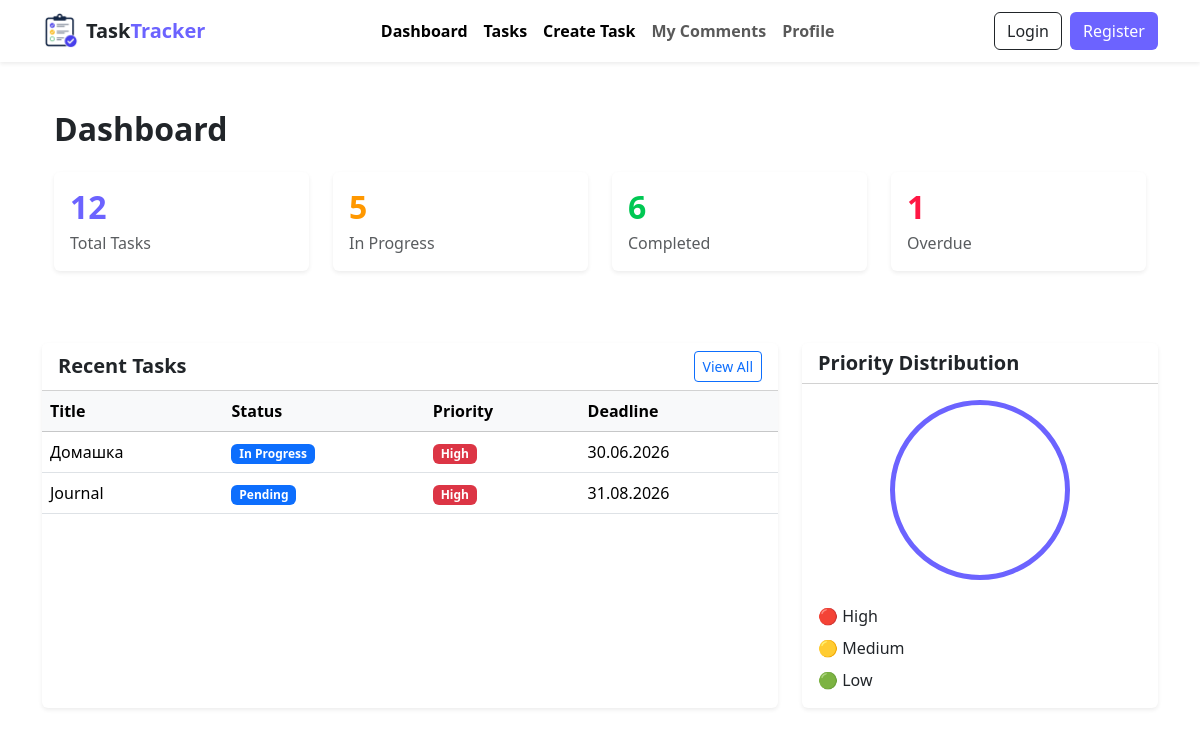
Before: / with the older database file.
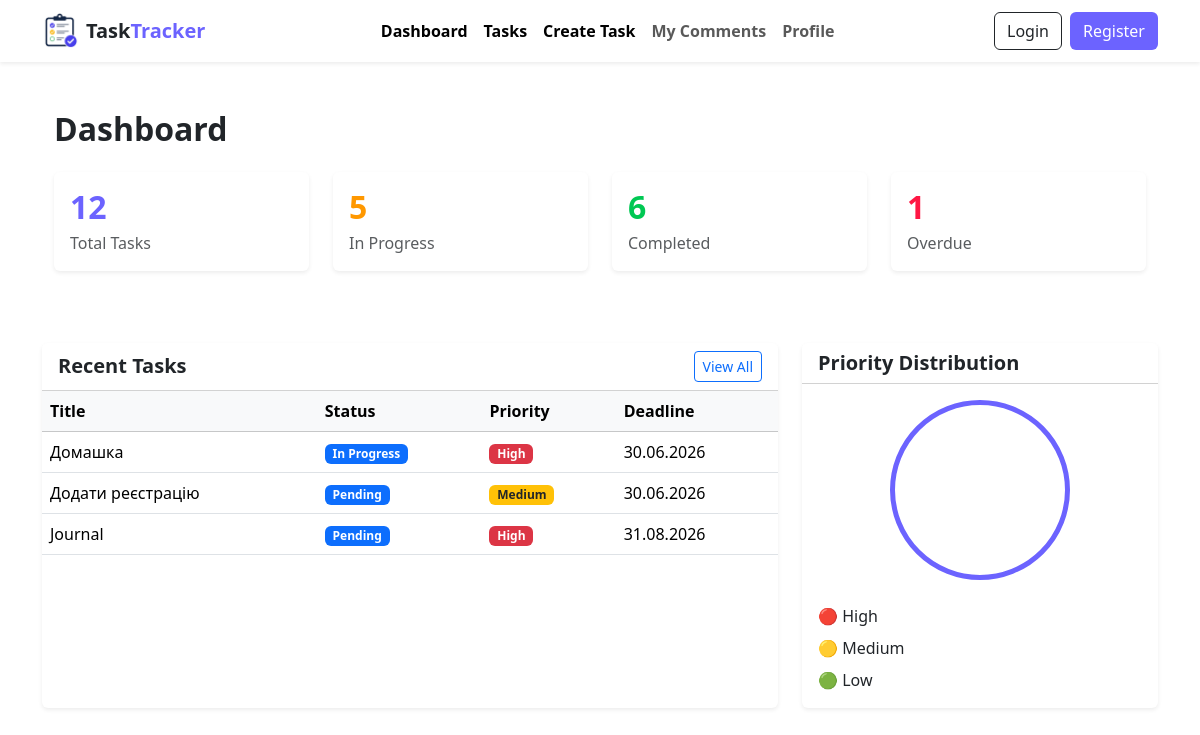
After: the same page with the newer database file.
### tasks/models.py (models this page shows, shortened)
class Task(models.Model):
    STATUS_CHOICES = [
        ('pending', 'Pending'),
        ('in_progress', 'In Progress'),
        ('completed', 'Completed'),
    ]
    PRIORITY_CHOICES = [
        ('low', 'Low'),
        ('medium', 'Medium'),
        ('high', 'High'),
    ]
    title = models.CharField(max_length=200)
    description = models.TextField()
    deadline = models.DateTimeField(null=True, blank=True)
    author = models.ForeignKey('auth.User', on_delete=models.CASCADE, related_name='tasks')
    status = models.CharField(max_length=20, choices=STATUS_CHOICES, default='pending')
    priority = models.CharField(max_length=20, choices=PRIORITY_CHOICES, default='medium')
    created_at = models.DateTimeField(auto_now_add=True)
    updated_at = models.DateTimeField(auto_now=True)
    class Meta:
        ordering = ['deadline', '-created_at']
        verbose_name = 'Task'
        verbose_name_plural = 'Tasks'

### tasks/views.py (the view)
# urls.py: path('', views.DashboardView.as_view(), name='dashboard'),
class DashboardView(ListView):
    model = Task
    template_name = 'dashboard.html'
    context_object_name = 'tasks'

### templates/dashboard.html (shortened to what this page needs)
{% extends 'base.html' %}
{% block content %}
<div class="container py-4">
    <div class="d-flex justify-content-between align-items-center mb-4">
        <h2 class="fw-bold mb-0">Dashboard</h2>
    </div>
    <div class="row g-4">
        <div class="col-lg-3 col-md-6">
            <div class="card shadow-sm border-0 h-100">
                <div class="card-body">
                    <h2 class="fw-bold mb-1" style="color:#6C63FF;">12</h2>
                    <p class="text-muted mb-0">Total Tasks</p>
                </div>
            </div>
        </div>
        <div class="col-lg-3 col-md-6">
            <div class="card shadow-sm border-0 h-100">
                <div class="card-body">
                    <h2 class="fw-bold mb-1" style="color:#FF9800;">5</h2>
                    <p class="text-muted mb-0">In Progress</p>
                </div>
            </div>
        </div>
        <div class="col-lg-3 col-md-6">
            <div class="card shadow-sm border-0 h-100">
                <div class="card-body">
                    <h2 class="fw-bold mb-1" style="color:#00C853;">6</h2>
                    <p class="text-muted mb-0">Completed</p>
                </div>
            </div>
        </div>
        <div class="col-lg-3 col-md-6">
            <div class="card shadow-sm border-0 h-100">
                <div class="card-body">
                    <h2 class="fw-bold mb-1" style="color:#FF1744;">1</h2>
                    <p class="text-muted mb-0">Overdue</p>
                </div>
            </div>
        </div>
    </div>
</div>
<div class="row mt-5">
    <div class="col-lg-8 mb-4">
        <div class="card shadow-sm border-0 h-100">
            <div class="card-header bg-white d-flex justify-content-between align-items-center">
                <h5 class="mb-0 fw-bold">Recent Tasks</h5>
                <a href="{% url 'task_list' %}" class="btn btn-sm btn-outline-primary">
                    View All
                </a>
            </div>
            <div class="table-responsive">
                <table class="table table-hover align-middle mb-0">
                    <thead class="table-light">
                        <tr>
                            <th>Title</th>
                            <th>Status</th>
                            <th>Priority</th>
                            <th>Deadline</th>
                        </tr>
                    </thead>
                    <tbody>
                    {% for task in tasks|slice:":5" %}
                    <tr>
                        <td>{{ task.title }}</td>
                        <td>
                            <span class="badge bg-primary">
                                {{ task.get_status_display }}
                            </span>
                        </td>
                        <td>
                            {% if task.priority == "high" %}
                                <span class="badge bg-danger">High</span>
                            {% elif task.priority == "medium" %}
                                <span class="badge bg-warning text-dark">Medium</span>
                            {% else %}
                                <span class="badge bg-success">Low</span>
                            {% endif %}
                        </td>
                        <td>
                            {{ task.deadline|date:"d.m.Y" }}
                        </td>
                    </tr>
                    {% empty %}
                    <tr>
                        <td colspan="4" class="text-center py-4">
                            No tasks found.
                        </td>
                    </tr>
                    {% endfor %}
                    </tbody>
                </table>
            </div>
        </div>
    </div>
    <div class="col-lg-4 mb-4">
        <div class="card shadow-sm border-0 h-100">
            <div class="card-header bg-white">
                <h5 class="mb-0 fw-bold">Priority Distribution</h5>
            </div>
            <div class="card-body d-flex flex-column justify-content-center align-items-center">
                <div class="rounded-circle border border-5"
                     style="width:180px;height:180px;border-color:#6C63FF!important;">
                </div>
                <div class="mt-4 w-100">
                    <div class="d-flex justify-content-between mb-2">
                        <span>🔴 High</span>
                    </div>
                    <div class="d-flex justify-content-between mb-2">
                        <span>🟡 Medium</span>
                    </div>
                    <div class="d-flex justify-content-between">
                        <span>🟢 Low</span>
                    </div>
                </div>
            </div>
        </div>
    </div>
</div>
{% endblock %}

### templates/base.html (shortened to what this page needs)
<!DOCTYPE html>
<html lang="uk">
<head>
    <link href="https://cdn.jsdelivr.net/npm/bootstrap@5.3.6/dist/css/bootstrap.min.css" rel="stylesheet">
    {% load static %}
    <link rel="stylesheet" href="{% static 'style.css' %}">
</head>
<body>
{% include 'menu.html' %}
<div class="container mt-4">
    {% block content %}
    {% endblock %}
</div>
</body>
</html>

### templates/menu.html (shortened to what this page needs)
{% load static %}
<nav class="navbar navbar-expand-lg bg-white shadow-sm sticky-top">
    <div class="container">
        <a class="navbar-brand fw-bold d-flex align-items-center" href="/">
            <img src="{% static 'img/logo_tracker.png' %}"alt="Logo" width="36" height="36" class="me-2">
            <span class="text-dark">Task</span>
            <span style="color:#6C63FF;">Tracker</span>
        </a>
        <div class="collapse navbar-collapse">
            <ul class="navbar-nav mx-auto">
                <li class="nav-item">
                    <a class="nav-link fw-semibold active" href="{% url 'dashboard' %}">Dashboard</a>
                </li>
                <li class="nav-item">
                    <a class="nav-link fw-semibold active" href="{% url 'task_list' %}">Tasks</a>
                </li>
                <li class="nav-item">
                    <a class="nav-link fw-semibold active" href="{% url 'create_tasks' %}">Create Task</a>
                </li>
                <li class="nav-item">
                    <a class="nav-link fw-semibold" href="#">My Comments</a>
                </li>
                <li class="nav-item">
                    <a class="nav-link fw-semibold" href="#">Profile</a>
                </li>
            </ul>
            <div class="d-flex gap-2">
                <a href="#" class="btn btn-outline-dark">
                    Login
                </a>
                <a href="#" class="btn text-white"
                   style="background:#6C63FF;">
                    Register
                </a>
            </div>
        </div>
    </div>
</nav>

Changed rows visible on the page:
added Task: title "Додати реєстрацію", status "Pending", priority "Medium", deadline "30.06.2026"
